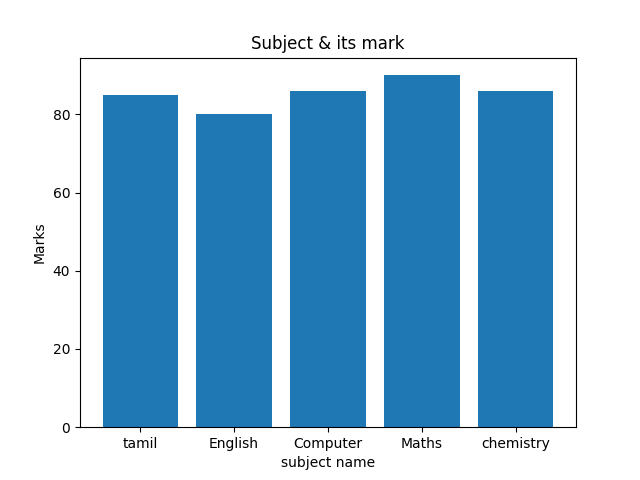

This figure's Python source:
import matplotlib.pyplot as plt
subject=["tamil","English","Computer","Maths","chemistry"]
mark=[85,80,86,90,86]
plt.bar(subject,mark)
plt.title("Subject & its mark")
plt.xlabel("subject name")
plt.ylabel("Marks")
#plt.xticks(subject,subject)
plt.show()
      
